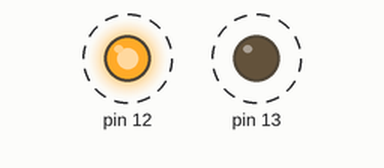
A sketch run on a simulated Arduino Uno, built with avr-gcc and run on an emulated ATmega328P. On the bench: output pins drawn as LEDs (lit = HIGH). Dashed ring = blinking.

Above: at 0.05 s.
Timing chart, 0 to 3.0 s (numbered marks = the images above):
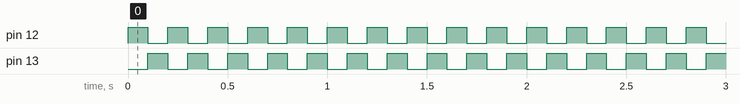

Measured:
- by itself, pin 12, pin 13: alternates HIGH for 0.10 s and LOW for 0.10 s

The sketch:

lab2_Blinking.ino
```cpp
// 202037071 정지우

void setup() {
  // put your setup code here, to run once:
  pinMode(12, OUTPUT);
  pinMode(13, OUTPUT);
}

void loop() {
  // put your main code here, to run repeatedly:
  digitalWrite(12, HIGH);
  digitalWrite(13, LOW);
  delay(100);

  digitalWrite(13, HIGH);
  digitalWrite(12, LOW);
  delay(100);
}
```
